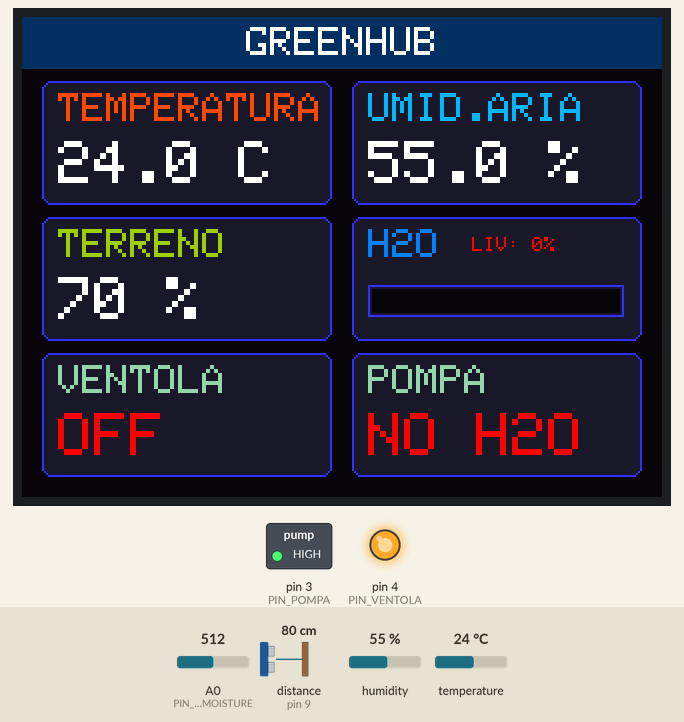
Bench run of a sketch on a simulated Arduino Uno, built with avr-gcc and run on an emulated ATmega328P. Parts: 320×240 colour display, switched loads named in the sketch (green lamp = pin HIGH), output pins drawn as LEDs (lit = HIGH). Wiring (inferred from the names in the program): ultrasonic range finder: trigger pin 8; echo pin 9. Inputs (shaded band) come from the test bench; at power-on: humidity 55 %, distance to the obstacle (sensor on pin 9) 80 cm, A0 (PIN_SOIL_MOISTURE) = 512, temperature 24 °C. The echo pulse lasts 58.3 µs per cm; pins used as bus, display or sensor lines are not drawn; what the sketch prints to the serial monitor is not drawn.

Above: at 1.6 s.
1.7 s: humidity set to 59 %
At 5.0 s:
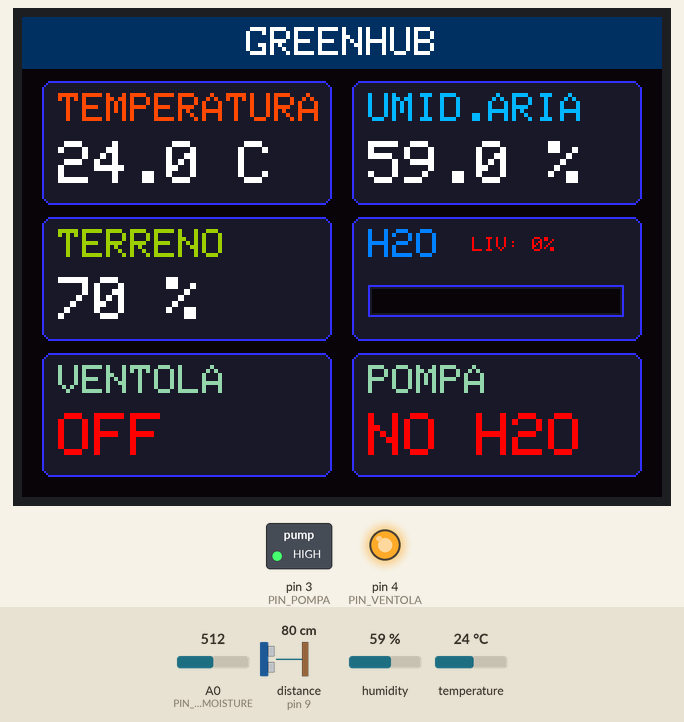
5.5 s: humidity set to 62 %
At 8.2 s:
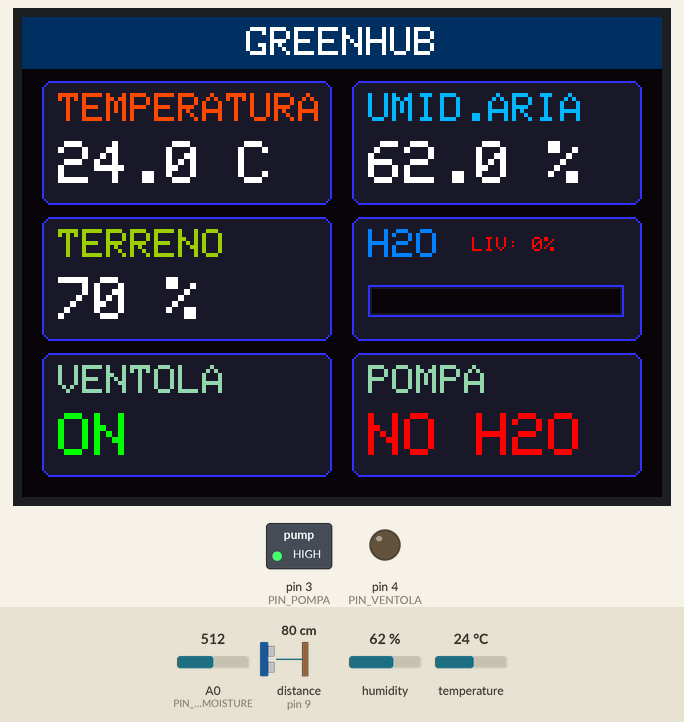
8.5 s: distance to the obstacle (sensor on pin 9) set to 2 cm
At 10.2 s:
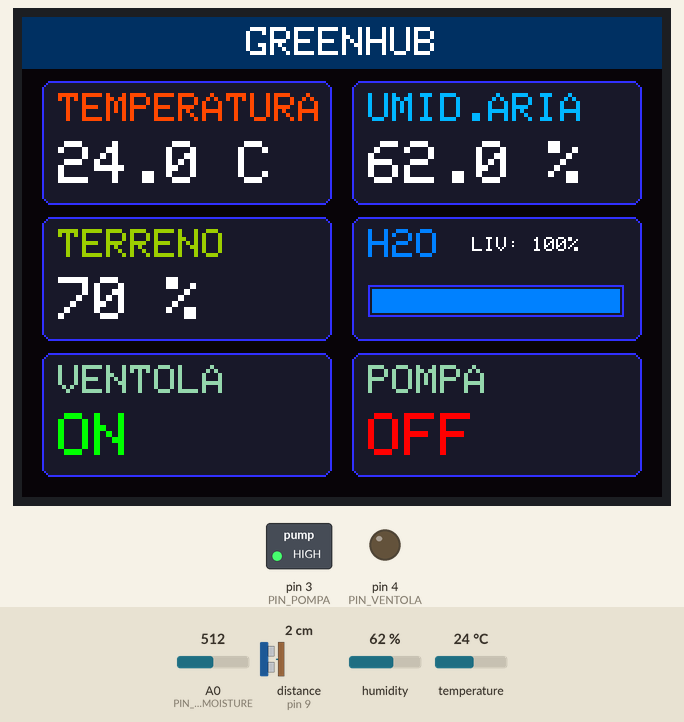
10.5 s: A0 (PIN_SOIL_MOISTURE) set to 938
At 11.7 s:
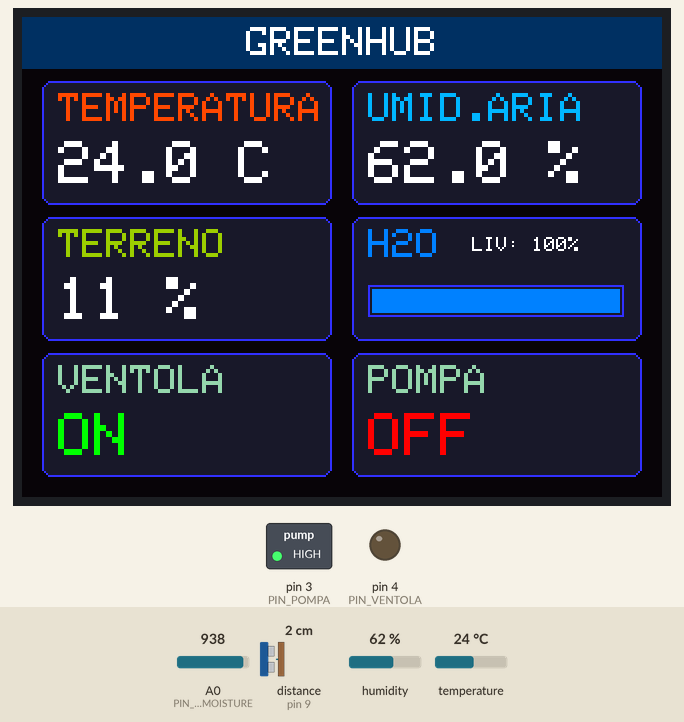
12.5 s: A0 (PIN_SOIL_MOISTURE) set to 960
At 14.1 s:
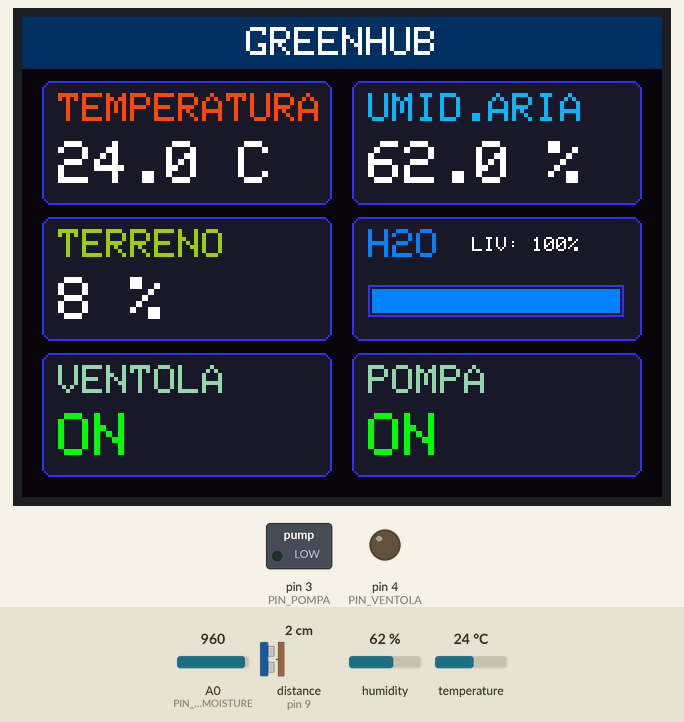
14.5 s: humidity set to 22 %
At 16.3 s:
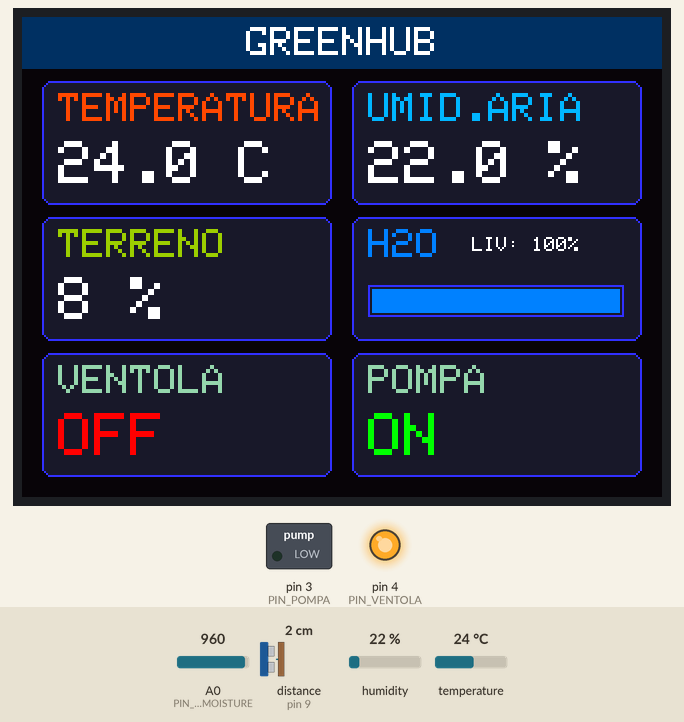
Timing chart, 0 to 17.8 s (numbered marks = the images above; inputs shaded):
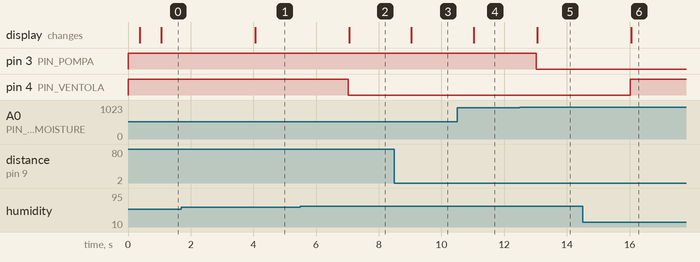

Measured:
- the behaviour switches between 60 and 61 % on humidity (found by bisection; images 1 and 2)
- the behaviour switches between 950 and 951 on A0 (PIN_SOIL_MOISTURE) (found by bisection; images 4 and 5)
- after the input at 1.7 s, the display: changes after 2.4 s (image 1)
- after the input at 5.5 s, pin 4 (PIN_VENTOLA): HIGH → LOW after 1.5 s; the display: changes after 1.6 s (image 2)
- after the input at 8.5 s, the display: changes after 0.53 s (image 3)
- after the input at 10.5 s, the display: changes after 0.53 s (image 4)
- after the input at 12.5 s, pin 3 (PIN_POMPA): HIGH → LOW after 0.53 s; the display: changes after 0.55 s (image 5)
- after the input at 14.5 s, pin 4 (PIN_VENTOLA): LOW → HIGH after 1.5 s; the display: changes after 1.6 s (image 6)

The sketch:

greenhub_sketch.ino
```cpp
#include <DHT.h>
#include <Adafruit_GFX.h>
#include <Adafruit_ST7789.h>
#include <SPI.h>

// LOGICA RELÈ: Active LOW (LOW = Acceso, HIGH = Spento)
#define RELE_ACCESO  LOW
#define RELE_SPENTO  HIGH

// PIN SENSORI E ATTUATORI
#define DHTPIN 2
#define DHTTYPE DHT11
#define PIN_SOIL_MOISTURE A0
#define PIN_ULTRASONIC_TRIG 8
#define PIN_ULTRASONIC_ECHO 9
#define PIN_VENTOLA 4
#define PIN_POMPA 3

// PIN DISPLAY ST7789 (2.0" GMT020-02 7-PIN)
// Nota: SCL -> Pin 13 (SPI SCK), SDA -> Pin 11 (SPI MOSI)
#define TFT_CS   10   // Nessun pin CS sul display a 7 pin
#define TFT_DC    7   // Pin Data/Command
#define TFT_RST   6   // Pin Reset

DHT dht(DHTPIN, DHTTYPE);
Adafruit_ST7789 tft = Adafruit_ST7789(TFT_CS, TFT_DC, TFT_RST);

// DEFINIZIONE COLORI CUSTOM (RGB565)
#define COLOR_BG        0x0821  // Sfondo blu scuro
#define COLOR_CARD      0x18C5  // Grigio scuro per i box
#define COLOR_BORDER    0x319F  // Bordo dei box
#define COLOR_TEXT_MAIN 0xFFFF  // Bianco per valori
#define COLOR_TEXT_SUB  0x96B5  // Grigio chiaro per titoli
#define COLOR_TEMP      0xFA40  // Arancione/Rosso
#define COLOR_HUM       0x05BF  // Celeste
#define COLOR_SOIL      0x9E60  // Marrone/Terra
#define COLOR_WATER     0x041F  // Blu brillante
#define COLOR_ON        0x07E0  // Verde
#define COLOR_OFF       0xF800  // Rosso

// SOGLIE
const float TEMP_SOGLIA = 35.0;       // Ventola ON se > 35.0 °C
const float HUM_ARIA_SOGLIA = 60.0;   // Ventola ON se > 60.0 %
const int SOIL_SOGLIA_PERC = 10;      // Pompa ON se terreno < 10 %

const int DISTANZA_MIN_ACQUA = 3;     // Serbatoio pieno (15000ml = 100%)
const int DISTANZA_MAX_ACQUA = 35;    // Serbatoio vuoto (0ml = 0%)
const int CAPACITA_MAX_ML = 15000;     // 15 Litri = 15000 ml

bool ventolaState = false;
bool pompaState = false;
bool bloccoAcqua = false;

unsigned long lastUpdate = 0;
float temp = 0.0;
float humAria = 0.0;
int humTerreno = 0;

int volAcquaMl = 0;      // Volume calcolato in ml (0 - 15000 ml)
int volAcquaPerc = 0;    // Percentuale serbatoio (0 - 100%)

void applicaStatoRelay();
void inizializzaLayoutDisplay();
void aggiornaDisplay();
void inviaDatiSeriale();
void disegnaBarra(int x, int y, int w, int h, int percentuale, uint16_t colore);

void setup() {
  Serial.begin(115200);

  // Inizializzazione relè allo stato SPENTO
  digitalWrite(PIN_VENTOLA, RELE_SPENTO);
  digitalWrite(PIN_POMPA, RELE_SPENTO);
  pinMode(PIN_VENTOLA, OUTPUT);
  pinMode(PIN_POMPA, OUTPUT);

  dht.begin();
  pinMode(PIN_ULTRASONIC_TRIG, OUTPUT);
  pinMode(PIN_ULTRASONIC_ECHO, INPUT);

  // Sequenza di Reset Hardware del Display
  pinMode(TFT_RST, OUTPUT);
  digitalWrite(TFT_RST, HIGH);
  delay(10);
  digitalWrite(TFT_RST, LOW);
  delay(10);
  digitalWrite(TFT_RST, HIGH);
  delay(50);

  // Inizializzazione Display ST7789 (240x320)
  tft.init(240, 320);
  tft.setRotation(3); // Orizzontale (320x240)
  tft.fillScreen(COLOR_BG);

  inizializzaLayoutDisplay();
}

void loop() {
  // LETTURA SENSORI AGGIORNATA OGNI SECONDO
  if (millis() - lastUpdate >= 1000) {
    lastUpdate = millis();

    float t = dht.readTemperature();
    float h = dht.readHumidity();
    if (!isnan(t)) temp = t;
    if (!isnan(h)) humAria = h;

    int rawSoil = analogRead(PIN_SOIL_MOISTURE);
    humTerreno = map(rawSoil, 1023, 300, 0, 100);
    humTerreno = constrain(humTerreno, 0, 100);

    digitalWrite(PIN_ULTRASONIC_TRIG, LOW);
    delayMicroseconds(2);
    digitalWrite(PIN_ULTRASONIC_TRIG, HIGH);
    delayMicroseconds(10);
    digitalWrite(PIN_ULTRASONIC_TRIG, LOW);

    // Formula fisica standard: (durata * 0.0343) / 2
    long duration = pulseIn(PIN_ULTRASONIC_ECHO, HIGH, 10000);
    int distanceCm = (duration > 0) ? (duration * 0.034 / 2) : DISTANZA_MAX_ACQUA;

    // Calcolo volume in ml scalato su 15 Litri (0 - 15000 ml)
    volAcquaMl = map(distanceCm, DISTANZA_MAX_ACQUA, DISTANZA_MIN_ACQUA, 0, CAPACITA_MAX_ML);
    volAcquaMl = constrain(volAcquaMl, 0, CAPACITA_MAX_ML);

    // Calcolo Percentuale reale (15000ml = 100%)
    volAcquaPerc = map(volAcquaMl, 0, CAPACITA_MAX_ML, 0, 100);

    // Blocco acqua se il serbatoio scende sotto il 10% (ovvero 1500 ml)
    bloccoAcqua = (volAcquaPerc < 10);

    applicaStatoRelay();
    aggiornaDisplay();
    inviaDatiSeriale();
  }
}

void applicaStatoRelay() {
  // Ventola ON se Temp > 35°C OPPURE Umidità Aria > 90%
  ventolaState = (temp > TEMP_SOGLIA) || (humAria > HUM_ARIA_SOGLIA);

  // Pompa ON solo se Umidità Terreno < 10% e c'è abbastanza acqua nel serbatoio
  pompaState = (!bloccoAcqua && (humTerreno < SOIL_SOGLIA_PERC));

  digitalWrite(PIN_VENTOLA, ventolaState ? RELE_ACCESO : RELE_SPENTO);
  digitalWrite(PIN_POMPA, pompaState ? RELE_ACCESO : RELE_SPENTO);
}

// Invia le letture al Monitor Seriale ad ogni ciclo
void inviaDatiSeriale() {
  Serial.print("Temp: "); Serial.print(temp, 1); Serial.print(" C | ");
  Serial.print("Umid. Aria: "); Serial.print(humAria, 1); Serial.print(" % | ");
  Serial.print("Umid. Terreno: "); Serial.print(humTerreno); Serial.print(" % | ");
  Serial.print("Acqua: "); Serial.print(volAcquaPerc); Serial.print("% ("); Serial.print(volAcquaMl); Serial.print(" ml) | ");
  Serial.print("Ventola: "); Serial.print(ventolaState ? "ON" : "OFF"); Serial.print(" | ");
  Serial.print("Pompa: "); Serial.println(bloccoAcqua ? "BLOCCO (NO H2O)" : (pompaState ? "ON" : "OFF"));
}

// Disegna il layout iniziale
void inizializzaLayoutDisplay() {
  tft.setTextWrap(false);

  // Header Principale
  tft.fillRect(0, 0, 320, 26, 0x018C);
  tft.setTextColor(COLOR_TEXT_MAIN);
  tft.setTextSize(2);
  tft.setCursor(112, 5);
  tft.print("GREENHUB");

  // Box 1: Temperatura
  tft.fillRoundRect(10, 32, 145, 62, 5, COLOR_CARD);
  tft.drawRoundRect(10, 32, 145, 62, 5, COLOR_BORDER);
  tft.setTextColor(COLOR_TEMP);
  tft.setTextSize(2);
  tft.setCursor(18, 38); tft.print("TEMPERATURA");

  // Box 2: Umidità Aria
  tft.fillRoundRect(165, 32, 145, 62, 5, COLOR_CARD);
  tft.drawRoundRect(165, 32, 145, 62, 5, COLOR_BORDER);
  tft.setTextColor(COLOR_HUM);
  tft.setTextSize(2);
  tft.setCursor(173, 38); tft.print("UMID.ARIA");

  // Box 3: Umidità Terreno
  tft.fillRoundRect(10, 100, 145, 62, 5, COLOR_CARD);
  tft.drawRoundRect(10, 100, 145, 62, 5, COLOR_BORDER);
  tft.setTextColor(COLOR_SOIL);
  tft.setTextSize(2);
  tft.setCursor(18, 106); tft.print("TERRENO");

  // Box 4: Serbatoio Acqua
  tft.fillRoundRect(165, 100, 145, 62, 5, COLOR_CARD);
  tft.drawRoundRect(165, 100, 145, 62, 5, COLOR_BORDER);
  tft.setTextColor(COLOR_WATER);
  tft.setTextSize(2);
  tft.setCursor(173, 106); tft.print("H2O");

  // Box 5: Ventola
  tft.fillRoundRect(10, 168, 145, 62, 5, COLOR_CARD);
  tft.drawRoundRect(10, 168, 145, 62, 5, COLOR_BORDER);
  tft.setTextColor(COLOR_TEXT_SUB);
  tft.setTextSize(2);
  tft.setCursor(18, 174); tft.print("VENTOLA");

  // Box 6: Pompa H2O
  tft.fillRoundRect(165, 168, 145, 62, 5, COLOR_CARD);
  tft.drawRoundRect(165, 168, 145, 62, 5, COLOR_BORDER);
  tft.setTextColor(COLOR_TEXT_SUB);
  tft.setTextSize(2);
  tft.setCursor(173, 174); tft.print("POMPA");
}

void aggiornaDisplay() {
  // 1. Temperatura
  tft.fillRect(18, 62, 120, 24, COLOR_CARD);
  tft.setTextColor(COLOR_TEXT_MAIN);
  tft.setTextSize(3);
  tft.setCursor(18, 62);
  tft.print(temp, 1); tft.print(" C");

  // 2. Umidità Aria
  tft.fillRect(173, 62, 120, 24, COLOR_CARD);
  tft.setTextSize(3);
  tft.setCursor(173, 62);
  tft.print(humAria, 1); tft.print(" %");

  // 3. Umidità Terreno
  tft.fillRect(18, 130, 120, 24, COLOR_CARD);
  tft.setTextSize(3);
  tft.setCursor(18, 130);
  tft.print(humTerreno); tft.print(" %");

  // 4. Serbatoio Acqua
  tft.fillRect(225, 106, 75, 16, COLOR_CARD);
  tft.setTextSize(1);
  tft.setTextColor(bloccoAcqua ? COLOR_OFF : COLOR_TEXT_MAIN);
  tft.setCursor(225, 110);
  tft.print("LIV: ");
  tft.print(volAcquaPerc); tft.print("%");

  disegnaBarra(173, 134, 128, 16, volAcquaPerc, bloccoAcqua ? COLOR_OFF : COLOR_WATER);

  // 5. Ventola Stato
  tft.fillRect(18, 198, 120, 24, COLOR_CARD);
  tft.setTextSize(3);
  tft.setTextColor(ventolaState ? COLOR_ON : COLOR_OFF);
  tft.setCursor(18, 198);
  tft.print(ventolaState ? "ON" : "OFF");

  // 6. Pompa Stato / Allarme H2O
  tft.fillRect(173, 198, 130, 24, COLOR_CARD);
  tft.setTextSize(3);
  if (bloccoAcqua) {
    tft.setTextColor(COLOR_OFF);
    tft.setCursor(173, 198);
    tft.print("NO H2O");
  } else {
    tft.setTextColor(pompaState ? COLOR_ON : COLOR_OFF);
    tft.setCursor(173, 198);
    tft.print(pompaState ? "ON" : "OFF");
  }
}

// Funzione helper per la barra di carica del serbatoio
void disegnaBarra(int x, int y, int w, int h, int percentuale, uint16_t colore) {
  tft.drawRect(x, y, w, h, COLOR_BORDER);
  int fillWidth = map(percentuale, 0, 100, 0, w - 4);
  fillWidth = constrain(fillWidth, 0, w - 4);

  tft.fillRect(x + 2, y + 2, w - 4, h - 4, COLOR_BG);
  if (fillWidth > 0) {
    tft.fillRect(x + 2, y + 2, fillWidth, h - 4, colore);
  }
}
```
